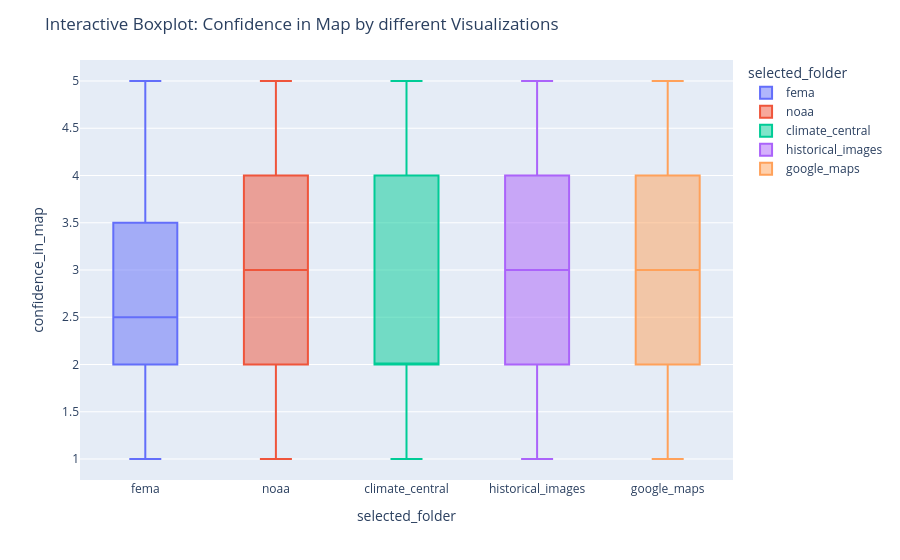

This figure's notebook cell:
### Markdown cell above
### 5.2 Distribution


Choose the Likert scale response you want to visualize. 


LIKERT = [
    'flood_risk_severity',
    'flood_risk_understanding',
    'confidence_in_map',
    'likely_to_buy_property',
    'likely_to_rent_property',
    'likely_to_buy_insurance',
    'likely_to_take_preventive_actions',
    'use_flood_maps_frequency',
    'ease_of_interpretation'
]

### Code cell
fig = px.box(
    data,
    x='selected_folder',
    y='confidence_in_map',
    color='selected_folder',
    hover_data=['age', 'education_level']
)
fig.update_layout(title="Interactive Boxplot: Confidence in Map by different Visualizations")
fig.show()

### Figure 1 — Plotly figure (JSON) as saved in the notebook; plotly's stock layout.template omitted (floating-point values rounded to 4 significant figures; data arrays with more than 128 entries replaced by an {"elided": "..."} marker saying what was removed)
{"data": [{"alignmentgroup": "True", "customdata": {"elided": "340x2 str values"}, "hovertemplate": "selected_folder=%{x}<br>confidence_in_map=%{y}<br>age=%{customdata[0]}<br>education_level=%{customdata[1]}<extra></extra>", "legendgroup": "fema", "marker": {"color": "#636efa"}, "name": "fema", "notched": false, "offsetgroup": "fema", "orientation": "v", "showlegend": true, "type": "box", "x": {"elided": "340 str values"}, "x0": " ", "xaxis": "x", "y": {"elided": "340 int values"}, "y0": " ", "yaxis": "y"}, {"alignmentgroup": "True", "customdata": {"elided": "284x2 str values"}, "hovertemplate": "selected_folder=%{x}<br>confidence_in_map=%{y}<br>age=%{customdata[0]}<br>education_level=%{customdata[1]}<extra></extra>", "legendgroup": "noaa", "marker": {"color": "#EF553B"}, "name": "noaa", "notched": false, "offsetgroup": "noaa", "orientation": "v", "showlegend": true, "type": "box", "x": {"elided": "284 str values"}, "x0": " ", "xaxis": "x", "y": {"elided": "284 int values"}, "y0": " ", "yaxis": "y"}, {"alignmentgroup": "True", "customdata": {"elided": "324x2 str values"}, "hovertemplate": "selected_folder=%{x}<br>confidence_in_map=%{y}<br>age=%{customdata[0]}<br>education_level=%{customdata[1]}<extra></extra>", "legendgroup": "climate_central", "marker": {"color": "#00cc96"}, "name": "climate_central", "notched": false, "offsetgroup": "climate_central", "orientation": "v", "showlegend": true, "type": "box", "x": {"elided": "324 str values"}, "x0": " ", "xaxis": "x", "y": {"elided": "324 int values"}, "y0": " ", "yaxis": "y"}, {"alignmentgroup": "True", "customdata": {"elided": "332x2 str values"}, "hovertemplate": "selected_folder=%{x}<br>confidence_in_map=%{y}<br>age=%{customdata[0]}<br>education_level=%{customdata[1]}<extra></extra>", "legendgroup": "historical_images", "marker": {"color": "#ab63fa"}, "name": "historical_images", "notched": false, "offsetgroup": "historical_images", "orientation": "v", "showlegend": true, "type": "box", "x": {"elided": "332 str values"}, "x0": " ", "xaxis": "x", "y": {"elided": "332 int values"}, "y0": " ", "yaxis": "y"}, {"alignmentgroup": "True", "customdata": {"elided": "312x2 str values"}, "hovertemplate": "selected_folder=%{x}<br>confidence_in_map=%{y}<br>age=%{customdata[0]}<br>education_level=%{customdata[1]}<extra></extra>", "legendgroup": "google_maps", "marker": {"color": "#FFA15A"}, "name": "google_maps", "notched": false, "offsetgroup": "google_maps", "orientation": "v", "showlegend": true, "type": "box", "x": {"elided": "312 str values"}, "x0": " ", "xaxis": "x", "y": {"elided": "312 int values"}, "y0": " ", "yaxis": "y"}], "layout": {"boxmode": "overlay", "legend": {"title": {"text": "selected_folder"}, "tracegroupgap": 0}, "margin": {"t": 60}, "title": {"text": "Interactive Boxplot: Confidence in Map by different Visualizations"}, "xaxis": {"anchor": "y", "categoryarray": ["fema", "noaa", "climate_central", "historical_images", "google_maps"], "categoryorder": "array", "domain": [0, 1], "title": {"text": "selected_folder"}}, "yaxis": {"anchor": "x", "domain": [0, 1], "title": {"text": "confidence_in_map"}}}}
